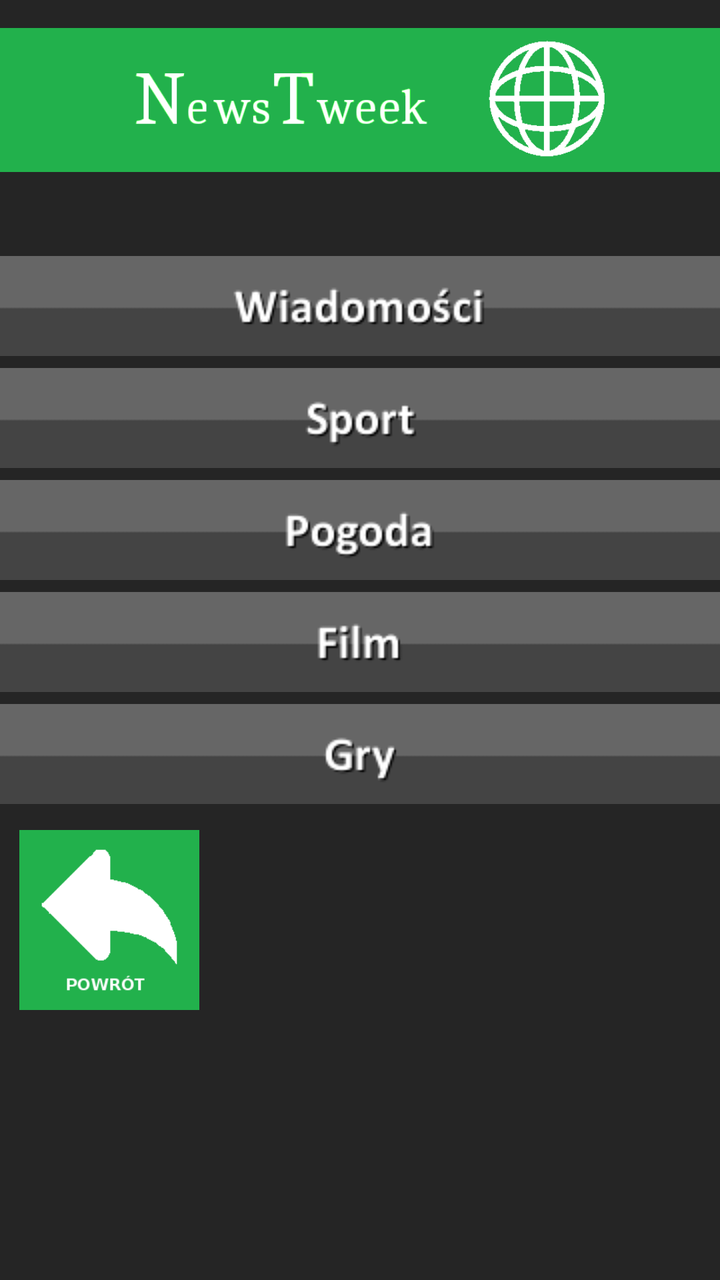
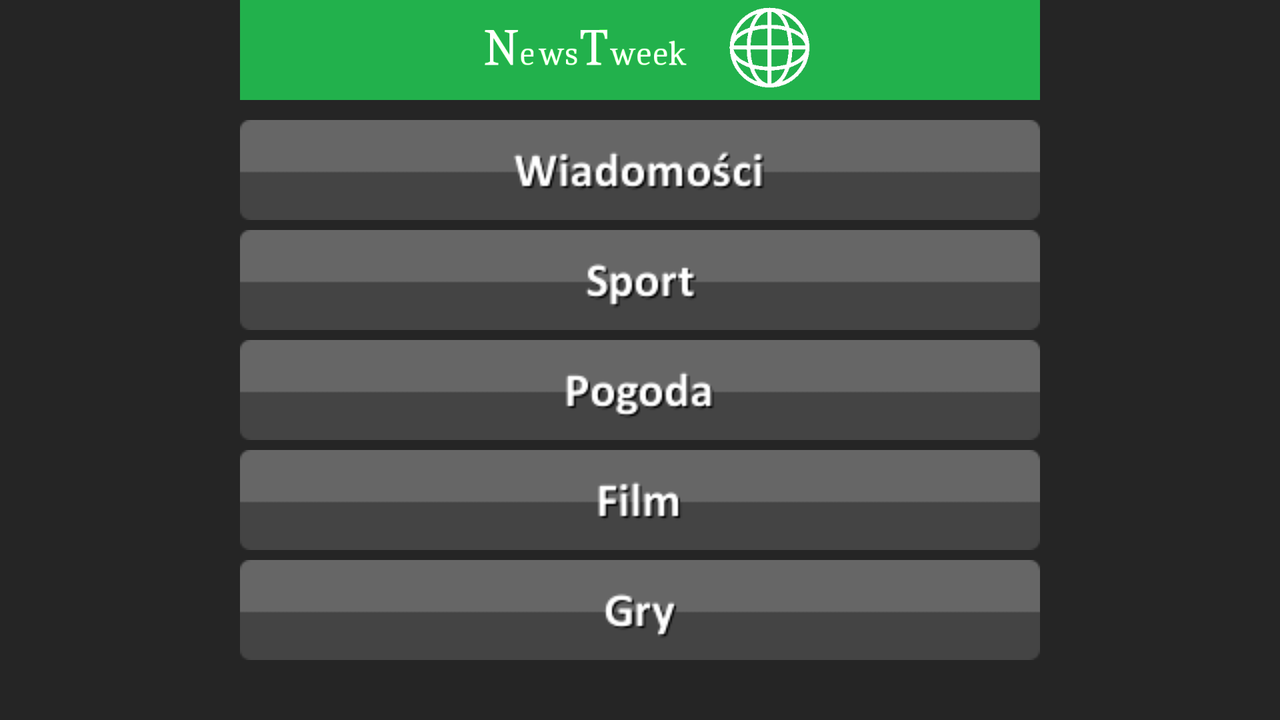

Two renders of one Android screen. The first uses the default layout on a phone; the second uses the alternative layout the repository ships for a different screen configuration, on a matching device. The two XML files are below.
<!-- AndroidManifest.xml: application theme AppTheme -->
<!-- res/layout/activity_main.xml -->
<RelativeLayout xmlns:android="http://schemas.android.com/apk/res/android"
    xmlns:tools="http://schemas.android.com/tools" android:layout_width="match_parent"
    android:layout_height="match_parent" android:paddingLeft="@dimen/activity_horizontal_margin"
    android:paddingRight="@dimen/activity_horizontal_margin"
    android:paddingTop="@dimen/activity_vertical_margin"
    android:paddingBottom="@dimen/activity_vertical_margin" tools:context=".MainActivity"
    android:background="#252525">

    <ImageView
        android:layout_width="400dp"
        android:layout_height="100dp"
        android:id="@+id/iViewLogo"
        android:src="@drawable/baner"
        />

    <LinearLayout
        android:layout_width="fill_parent"
        android:layout_height="fill_parent"
        android:layout_below="@id/iViewLogo"
        android:paddingTop="25dp"
        android:orientation="vertical">
        <Button
            android:layout_width="400dp"
            android:layout_height="50dp"
            android:id="@+id/btnWiadomosc"
            android:layout_gravity="center"
            android:background="@drawable/news"
            android:onClick="btnWiadomosci_onClick"
            style="@style/buttonRound"
            />
        <Button
            android:layout_width="400dp"
            android:layout_height="50dp"
            android:id="@+id/btnSport"
            android:layout_gravity="center"
            android:background="@drawable/sport"
            android:onClick="btnSport_onClick"
            style="@style/buttonRound"/>
        <Button
            android:layout_width="400dp"
            android:layout_height="50dp"
            android:id="@+id/btnPogoda"
            android:layout_gravity="center"
            android:background="@drawable/pogoda"
            android:onClick="btnPogoda_onClick"
            style="@style/buttonRound"/>
        <Button
            android:layout_width="400dp"
            android:layout_height="50dp"
            android:id="@+id/btnFilm"
            android:layout_gravity="center"
            android:background="@drawable/film"
            android:onClick="btnFilm_onClick"
            style="@style/buttonRound"/>
        <Button
            android:layout_width="400dp"
            android:layout_height="50dp"
            android:id="@+id/btnGry"
            android:layout_gravity="center"
            android:background="@drawable/gry"
            android:onClick="btnGry_onClick"
            style="@style/buttonRound"/>
        <Button
            android:layout_width="90dp"
            android:layout_height="90dp"
            android:layout_margin="10dp"
            android:id="@+id/btnBack"
            android:layout_gravity="left"
            android:background="@drawable/back"
            android:onClick="btnBack_onClick"
            style="@style/buttonRound"
            />
    </LinearLayout>

</RelativeLayout>
<!-- resources referenced by this layout -->
<resources>
  <!-- drawable back: png bitmap (drawable, 2666 bytes) -->
  <!-- drawable baner (drawable) -->
  <?xml version="1.0" encoding="utf-8"?>
  <selector xmlns:android="http://schemas.android.com/apk/res/android">
      <item android:drawable="@drawable/baner_main"/>
  
  </selector>
  <!-- drawable film: png bitmap (drawable, 1427 bytes) -->
  <!-- drawable gry: png bitmap (drawable, 1783 bytes) -->
  <!-- drawable news: png bitmap (drawable, 3894 bytes) -->
  <!-- drawable pogoda: png bitmap (drawable, 2792 bytes) -->
  <!-- drawable sport: png bitmap (drawable, 2412 bytes) -->
  <style name="buttonRound">
          <item name="android:layout_width">fill_parent</item>
          <item name="android:layout_height">wrap_content</item>
          <item name="android:textColor">#3C3A40</item>
          <item name="android:gravity">center</item>
          <item name="android:layout_margin">3dp</item>
          <item name="android:textSize">15dp</item>
          <item name="android:textStyle">bold</item>
          <item name="android:shadowRadius">2</item>
      </style>
  <style name="AppTheme" parent="Theme.AppCompat.Light.NoActionBar">
          
      </style>
  <!-- drawable baner_main: png bitmap (drawable, 10098 bytes) -->
</resources>
<!-- res/layout-land/activity_main.xml (the author's variant of the layout above) -->
<!-- drawn on the phone turned sideways -->
<RelativeLayout xmlns:android="http://schemas.android.com/apk/res/android"
    xmlns:tools="http://schemas.android.com/tools"
    android:layout_width="match_parent"
    android:layout_height="match_parent"
    android:paddingLeft="@dimen/activity_horizontal_margin"
    android:paddingRight="@dimen/activity_horizontal_margin"
    android:paddingTop="@dimen/activity_vertical_margin"
    android:paddingBottom="@dimen/activity_vertical_margin"
    tools:context=".MainActivity"
    android:background="#252525"
    android:layout_gravity="center">
    <ImageView
        android:layout_width="fill_parent"
        android:layout_height="50dp"
        android:id="@+id/iViewLogo"
        android:src="@drawable/baner_land"
        />

    <ScrollView
        android:layout_width="fill_parent"
        android:layout_height="fill_parent"
        android:layout_below="@id/iViewLogo">

    <LinearLayout
        android:layout_width="fill_parent"
        android:layout_height="fill_parent"
        android:paddingTop="10dp"
        android:orientation="vertical"
        >
        <Button
            android:layout_width="400dp"
            android:layout_height="50dp"
            android:id="@+id/btnWiadomosc"
            android:layout_marginBottom="5dp"
            android:layout_gravity="center"
            android:background="@drawable/news"
            android:onClick="btnWiadomosci_onClick" />
        <Button
            android:layout_width="400dp"
            android:layout_height="50dp"
            android:id="@+id/btnSport"
            android:layout_marginBottom="5dp"
            android:layout_gravity="center"
            android:background="@drawable/sport"
            android:onClick="btnSport_onClick" />
        <Button
            android:layout_width="400dp"
            android:layout_height="50dp"
            android:id="@+id/btnPogoda"
            android:layout_marginBottom="5dp"
            android:layout_gravity="center"
            android:background="@drawable/pogoda"
            android:onClick="btnPogoda_onClick" />
        <Button
            android:layout_width="400dp"
            android:layout_height="50dp"
            android:id="@+id/btnFilm"
            android:layout_marginBottom="5dp"
            android:layout_gravity="center"
            android:background="@drawable/film"
            android:onClick="btnFilm_onClick" />
        <Button
            android:layout_width="400dp"
            android:layout_height="50dp"
            android:id="@+id/btnGry"
            android:layout_marginBottom="5dp"
            android:layout_gravity="center"
            android:background="@drawable/gry"
            android:onClick="btnGry_onClick" />
    </LinearLayout>
    </ScrollView>
</RelativeLayout>
<!-- resources referenced by the variant -->
<!-- as the phone turned sideways resolves them -->
<resources>
  <!-- drawable baner_land: png bitmap (drawable, 11159 bytes) -->
  <!-- drawable film: png bitmap (drawable, 1427 bytes) -->
  <!-- drawable gry: png bitmap (drawable, 1783 bytes) -->
  <!-- drawable news: png bitmap (drawable, 3894 bytes) -->
  <!-- drawable pogoda: png bitmap (drawable, 2792 bytes) -->
  <!-- drawable sport: png bitmap (drawable, 2412 bytes) -->
  <style name="AppTheme" parent="Theme.AppCompat.Light.NoActionBar">
          
      </style>
</resources>
